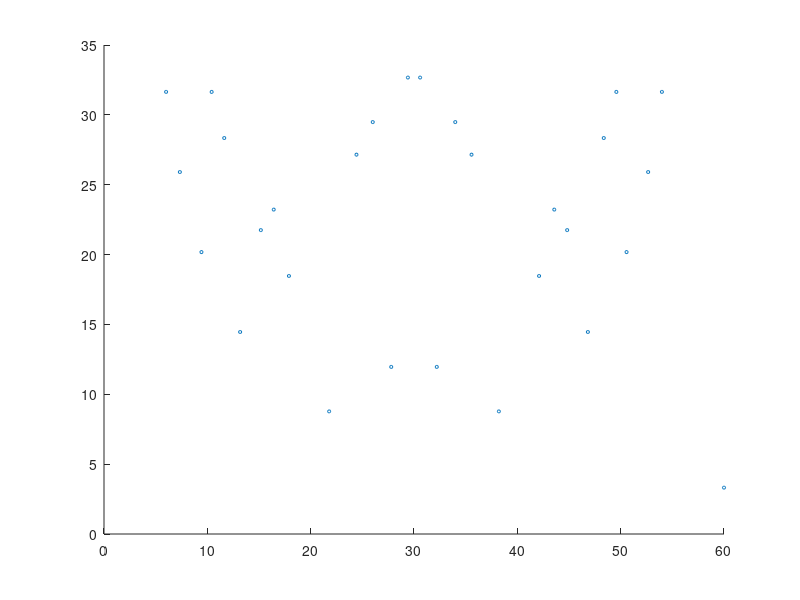
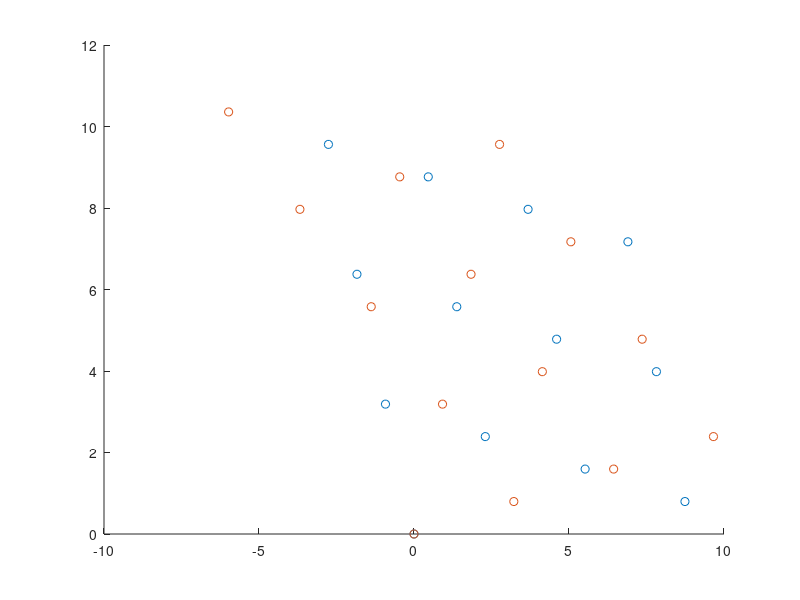

Here is the MATLAB script that generated these plots, in order: (Note: this script raises an error after producing the figures.)
%% Determine the supercell length
clear variables;
nMax = 40;
mMax = 40;
a = 3.3171310374808005;
cutMaxA = 10* a;

theta1 = zeros(nMax, mMax);
theta2 = zeros(nMax, mMax);
theta3 = zeros(nMax, mMax);
theta4 = zeros(nMax, mMax);
length1 = zeros(nMax, mMax);
length2 = zeros(nMax, mMax);
length3 = zeros(nMax, mMax);
length4 = zeros(nMax, mMax);

for numIdxN = 1: nMax
    for numIdxM = 1: mMax
        theta1(numIdxN, numIdxM) = 2*atand((2*numIdxN - 1)/(sqrt(3)* (2*numIdxM - 1)));
        theta2(numIdxN, numIdxM) = 2*atand(numIdxN/(sqrt(3)* numIdxM));
        theta3(numIdxN, numIdxM) = 2*atand((sqrt(3)* (2*numIdxM - 1))/(2*numIdxN - 1));
        theta4(numIdxN, numIdxM) = 2*atand((sqrt(3)* numIdxM)/numIdxN);
        length1(numIdxN, numIdxM) = a/2 * sqrt((2*numIdxN - 1)^2 + 3*(2*numIdxM - 1)^2);
        length2(numIdxN, numIdxM) = a* sqrt(numIdxN^2 + 3* numIdxM^2);
    end
end
length3 = length1;
length4 = length2;

[sortedTheta1, sortedIndex1] = sort(theta1(:));
[sortedn1, sortedm1] = ind2sub(size(theta1), sortedIndex1);
[sortedTheta2, sortedIndex2] = sort(theta2(:));
[sortedn2, sortedm2] = ind2sub(size(theta2), sortedIndex2);

% figure();
% hold on;
% scatter(sortedTheta1, length1(sortedIndex1), 5, 'b');
% scatter(sortedTheta2, length2(sortedIndex2), 5, 'r');
% hold off;

thetaMix = [theta1, theta2, theta3, theta4];
lengthMix = [length1, length2, length3, length4];
[sortedThetaMix, sortedIndexMix] = sort(thetaMix(:));
[sortednMix, sortedmMix] = ind2sub(size(thetaMix), sortedIndexMix);
while ~prod(sortedmMix <= 20)
    sortedmMix(sortedmMix > 20) = sortedmMix(sortedmMix > 20) - 20;
end
sortedMixType = nan(size(thetaMix));
sortedMixType = 1*(sortedIndexMix(:) <= (numel(thetaMix)/4)) + 2*(sortedIndexMix(:) > (numel(thetaMix)/4) & sortedIndexMix(:) <= (numel(thetaMix)/2)) ...
    + 3* (sortedIndexMix(:) > (numel(thetaMix)/2) & sortedIndexMix(:) <= (numel(thetaMix)*3/4)) + 4*(sortedIndexMix(:) > (numel(thetaMix)*3/4));

% figure;
% scatter(sortedThetaMix, lengthMix(sortedIndexMix), 5);

[thetaMixUnique, sortedIndexMixUnique] = uniquetol(thetaMix);
lengthMixUnique = nan(size(thetaMixUnique));
sortedmMixUnique = nan(size(thetaMixUnique));
sortednMixUnique = nan(size(thetaMixUnique));
sortedMixTypeUnique = nan(size(thetaMixUnique));
for numIdx = 1: length(thetaMixUnique)
    searchIndex = abs(thetaMixUnique(numIdx) -  sortedThetaMix) < 1e-8;
    lengthMixUnique(numIdx) = min(lengthMix(sortedIndexMix(searchIndex)));
    tmpIndex = searchIndex & abs(lengthMix(sortedIndexMix) - lengthMixUnique(numIdx))< 1e-8;
    sortedmMixUnique(numIdx) = sortedmMix(tmpIndex);
    sortednMixUnique(numIdx) = sortednMix(tmpIndex);
    sortedMixTypeUnique(numIdx) = sortedMixType(tmpIndex);
end

% figure;
% scatter(thetaMixUnique, lengthMixUnique, 5);
% plot(thetaMixUnique, lengthMixUnique);

cutIndex = lengthMixUnique < cutMaxA;
thetaMixUniqueCut = thetaMixUnique(cutIndex);
lengthMixUniqueCut = lengthMixUnique(cutIndex);
sortedmMixUniqueCut = sortedmMixUnique(cutIndex);
sortednMixUniqueCut = sortednMixUnique(cutIndex);
sortedMixTypeUniqueCut = sortedMixTypeUnique(cutIndex);

figure;
scatter(thetaMixUniqueCut, lengthMixUniqueCut, 5);
xlim([0, 60]);

% Clear variables
clear length1 length2 length3 length4 lengthMix theta1 theta2 theta3 theta4 thetaMix
clear cutMaxA mMax nMax numIdx numIdxM numIdxN tmpIndex cutIndex
clear lengthMixUnique searchIndex sortedmMix sortedMixType sortedMixTypeUnique sortedIndexMix sortedmMix sortedmMixUnique
clear sortedIndexMixUnique sortednMix sortednMixUnique sortedThetaMix thetaMixUnique
%% Generates the lattice
% a = 3.441;  % a-axies of the lattice
b = a;      % b-axies of the lattice
gamma = 120;% angle of <a, b>
sizeLattice = 21;  % Scale of the system (should be odd)

% Initialize of the variables
centerOrder = (sizeLattice + 1) ./ 2;
lattice.x = zeros(sizeLattice);
lattice.y = zeros(sizeLattice);
% Difference in x and y in the primitive cell
deltaA = [a, 0];
deltaB = [b*cosd(gamma), b*sind(gamma)];
% Set the zero of the axies
lattice.x(sizeLattice, 1) = 0;
lattice.y(sizeLattice, 1) = 0;
% Initialize the position of the center
lattice.x(centerOrder, centerOrder) = ((centerOrder - 1)*deltaA(1) + (sizeLattice - centerOrder)*deltaB(1));
lattice.y(centerOrder, centerOrder) = ((centerOrder - 1)*deltaA(2) + (sizeLattice - centerOrder)*deltaB(2));
% Calculate the distance from the center
for row = sizeLattice: -1: 1
    for column = 1: sizeLattice
        lattice.x(row, column) = ((column - 1)*deltaA(1) + (sizeLattice - row)*deltaB(1));
        lattice.y(row, column) = ((column - 1)*deltaA(2) + (sizeLattice - row)*deltaB(2));
        lattice.hoppingA(row, column) = column - centerOrder;
        lattice.hoppingB(row, column) = centerOrder - row;
    end
end
% Move the center to the axis zero
lattice.x = lattice.x - lattice.x(centerOrder, centerOrder);
lattice.y = lattice.y - lattice.y(centerOrder, centerOrder);

%% Rotation
% Construct layers
d = 1.58106107700766;   % h-phase:1.59498653898723, t-phase:1.58106107700766
D = 3.12122839340594;   % h-phase:3.67176692979057, t-phase:3.12122839340594
vacuumLength = 20;
numberOfLayers = 2;
rotationNumIdx = 16;
% for rotationNumIdx = 13: 13
rotationDegree = thetaMixUniqueCut(rotationNumIdx)/2;
supercellLattice = lengthMixUniqueCut(rotationNumIdx);
supercellBoundx = [0, supercellLattice, supercellLattice/2, -supercellLattice/2, 0];
supercellBoundy = [0, 0, sqrt(3)/2 * supercellLattice, sqrt(3)/2 * supercellLattice, 0];
% offsetSe1 = [deltaA', deltaB']*[2/3; 1/3];
offsetSe1 = [deltaA', deltaB']*[1/3; 2/3];
offsetSe2 = [deltaA', deltaB']*[1/3; 2/3];
layer{1}.Se1.x = lattice.x + offsetSe1(1);
layer{1}.Se1.y = lattice.y + offsetSe1(2);
layer{1}.Se1.z = zeros(size(lattice.x));
layer{1}.V.x = lattice.x;
layer{1}.V.y = lattice.y;
layer{1}.V.z = zeros(size(lattice.x)) + d;
layer{1}.Se2.x = lattice.x + offsetSe2(1);
layer{1}.Se2.y = lattice.y + offsetSe2(2);
layer{1}.Se2.z = zeros(size(lattice.x)) + 2*d;

layer{2} = layer{1};
layer{2}.Se1.z = layer{1}.Se1.z + D + 2*d;
layer{2}.Se2.z = layer{1}.Se2.z + D + 2*d;
layer{2}.V.z = layer{1}.V.z + D + 2*d;

% Rotation Process
for i = 1: numberOfLayers
    % layer0: counterclock; layer1: clock
    switch i
        case 1
            rotationMatrix = ...
                [cosd(rotationDegree), -sind(rotationDegree), 0; sind(rotationDegree), cosd(rotationDegree), 0; 0 0 1];
        case 2
            rotationMatrix = ...
                [cosd(-rotationDegree), -sind(-rotationDegree), 0; sind(-rotationDegree), cosd(-rotationDegree), 0; 0 0 1];
    end
    switch sortedMixTypeUniqueCut(rotationNumIdx)
        case {1, 2}
            correctMatrix = [cosd(-30), -sind(-30), 0; sind(-30), cosd(-30), 0; 0 0 1];
        case {3, 4}
            correctMatrix = [1 0 0; 0 1 0; 0 0 1];
    end
    for numIdx = 1: numel(layer{i}.V.x)
        tmpMat = [layer{i}.Se1.x(numIdx), layer{i}.Se1.y(numIdx), layer{i}.Se1.z(numIdx)]';
        tmpMat = correctMatrix * rotationMatrix * tmpMat;
        layer{i}.Se1.x(numIdx) = tmpMat(1);
        layer{i}.Se1.y(numIdx) = tmpMat(2);
        layer{i}.Se1.z(numIdx) = tmpMat(3);
        
        tmpMat = [layer{i}.Se2.x(numIdx), layer{i}.Se2.y(numIdx), layer{i}.Se2.z(numIdx)]';
        tmpMat = correctMatrix * rotationMatrix * tmpMat;
        layer{i}.Se2.x(numIdx) = tmpMat(1);
        layer{i}.Se2.y(numIdx) = tmpMat(2);
        layer{i}.Se2.z(numIdx) = tmpMat(3);
        
        tmpMat = [layer{i}.V.x(numIdx), layer{i}.V.y(numIdx), layer{i}.V.z(numIdx)]';
        tmpMat = correctMatrix * rotationMatrix * tmpMat;
        layer{i}.V.x(numIdx) = tmpMat(1);
        layer{i}.V.y(numIdx) = tmpMat(2);
        layer{i}.V.z(numIdx) = tmpMat(3);
    end
    % Cut the supercell
    layer{i}.V.inSupercell = inpolygon(layer{i}.V.x, layer{i}.V.y, supercellBoundx, supercellBoundy);
    layer{i}.Se1.inSupercell = inpolygon(layer{i}.Se1.x, layer{i}.Se1.y, supercellBoundx, supercellBoundy);
    layer{i}.Se2.inSupercell = inpolygon(layer{i}.Se2.x, layer{i}.Se2.y, supercellBoundx, supercellBoundy);
end

% 
% fig = figure;
% hold on;
% % scatter3(layer{1}.Se1.x(:), layer{1}.Se1.y(:), layer{1}.Se1.z(:), 'green');
% scatter3(layer{1}.V.x(:), layer{1}.V.y(:), layer{1}.V.z(:), 'red');
% % scatter3(layer{1}.Se2.x(:), layer{1}.Se2.y(:), layer{1}.Se2.z(:), 'green');
% % scatter3(layer{2}.Se1.x(:), layer{2}.Se1.y(:), layer{2}.Se1.z(:), 'green');
% scatter3(layer{2}.V.x(:), layer{2}.V.y(:), layer{2}.V.z(:), 'blue');
% % scatter3(layer{2}.Se2.x(:), layer{2}.Se2.y(:), layer{2}.Se2.z(:), 'green');
% hold off
% maxLim = max(abs([fig.Children.XLim, fig.Children.YLim]));
% fig.Children.XLim = [-maxLim, maxLim];
% fig.Children.YLim = [-maxLim, maxLim];

fig = figure;
hold on;
% scatter3(layer{1}.Se1.x(:), layer{1}.Se1.y(:), layer{1}.Se1.z(:), 'green');
scatter3(layer{1}.V.x(layer{1}.V.inSupercell), layer{1}.V.y(layer{1}.V.inSupercell), layer{1}.V.z(layer{1}.V.inSupercell), 'red');
% scatter3(layer{1}.Se2.x(:), layer{1}.Se2.y(:), layer{1}.Se2.z(:), 'green');
% scatter3(layer{2}.Se1.x(:), layer{2}.Se1.y(:), layer{2}.Se1.z(:), 'green');
scatter3(layer{2}.V.x(layer{2}.V.inSupercell), layer{2}.V.y(layer{2}.V.inSupercell), layer{2}.V.z(layer{2}.V.inSupercell), 'blue');
% scatter3(layer{2}.Se2.x(:), layer{2}.Se2.y(:), layer{2}.Se2.z(:), 'green');
hold off
maxLim = max(abs([fig.Children.XLim, fig.Children.YLim]));
fig.Children.XLim = [-maxLim, maxLim];
fig.Children.YLim = [-maxLim, maxLim];

% Calculate POSCAR
supercellC = vacuumLength + 4*d + D;
VatomNumber = 0;
SeatomNumber = 0;
superCell.V.x = layer{1}.V.x(layer{1}.V.inSupercell);
superCell.V.y = layer{1}.V.y(layer{1}.V.inSupercell);
superCell.V.z = layer{1}.V.z(layer{1}.V.inSupercell);
superCell.Se.x = cat(1, layer{1}.Se1.x(layer{1}.Se1.inSupercell), layer{1}.Se2.x(layer{1}.Se2.inSupercell));
superCell.Se.y = cat(1, layer{1}.Se1.y(layer{1}.Se1.inSupercell), layer{1}.Se2.y(layer{1}.Se2.inSupercell));
superCell.Se.z = cat(1, layer{1}.Se1.z(layer{1}.Se1.inSupercell), layer{1}.Se2.z(layer{1}.Se2.inSupercell));
for i = 1: numberOfLayers
    VatomNumber = VatomNumber + length(layer{i}.V.x(layer{i}.V.inSupercell));
    SeatomNumber = SeatomNumber + length(layer{i}.Se1.x(layer{i}.Se1.inSupercell)) + length(layer{i}.Se2.x(layer{i}.Se2.inSupercell));
    if i >= 2
        superCell.V.x = cat(1, superCell.V.x, layer{i}.V.x(layer{i}.V.inSupercell));
        superCell.V.y = cat(1, superCell.V.y, layer{i}.V.y(layer{i}.V.inSupercell));
        superCell.V.z = cat(1, superCell.V.z, layer{i}.V.z(layer{i}.V.inSupercell));
        superCell.Se.x = cat(1, superCell.Se.x, layer{i}.Se1.x(layer{i}.Se1.inSupercell), layer{i}.Se2.x(layer{i}.Se2.inSupercell));
        superCell.Se.y = cat(1, superCell.Se.y, layer{i}.Se1.y(layer{i}.Se1.inSupercell), layer{i}.Se2.y(layer{i}.Se2.inSupercell));
        superCell.Se.z = cat(1, superCell.Se.z, layer{i}.Se1.z(layer{i}.Se1.inSupercell), layer{i}.Se2.z(layer{i}.Se2.inSupercell));
    end
end
% Write POSCAR
fileId = fopen("POSCAR", 'w');
fprintf(fileId, "Degree: %.5f\n", thetaMixUniqueCut(rotationNumIdx));
fprintf(fileId, "   1.00000000000000 \n");
fprintf(fileId, "%24.15f %24.15f %24.15f\n", [supercellLattice, 0, 0]);
fprintf(fileId, "%24.15f %24.15f %24.15f\n", [-supercellLattice/2, sqrt(3)/2*supercellLattice, 0]);
fprintf(fileId, "%24.15f %24.15f %24.15f\n", [0, 0, supercellC]);
fprintf(fileId, "   V    Se\n");
fprintf(fileId, "%6d %6d\n", [VatomNumber, SeatomNumber]);
fprintf(fileId, "Cartesian\n");
for numIdx = 1: VatomNumber
    fprintf(fileId, "% 18.16f % 21.16f % 21.16f\n", [superCell.V.x(numIdx), superCell.V.y(numIdx), superCell.V.z(numIdx)]);
end

for numIdx = 1: SeatomNumber
    fprintf(fileId, "% 18.16f % 21.16f % 21.16f\n", [superCell.Se.x(numIdx), superCell.Se.y(numIdx), superCell.Se.z(numIdx)]);
end
fclose(fileId);
% end
